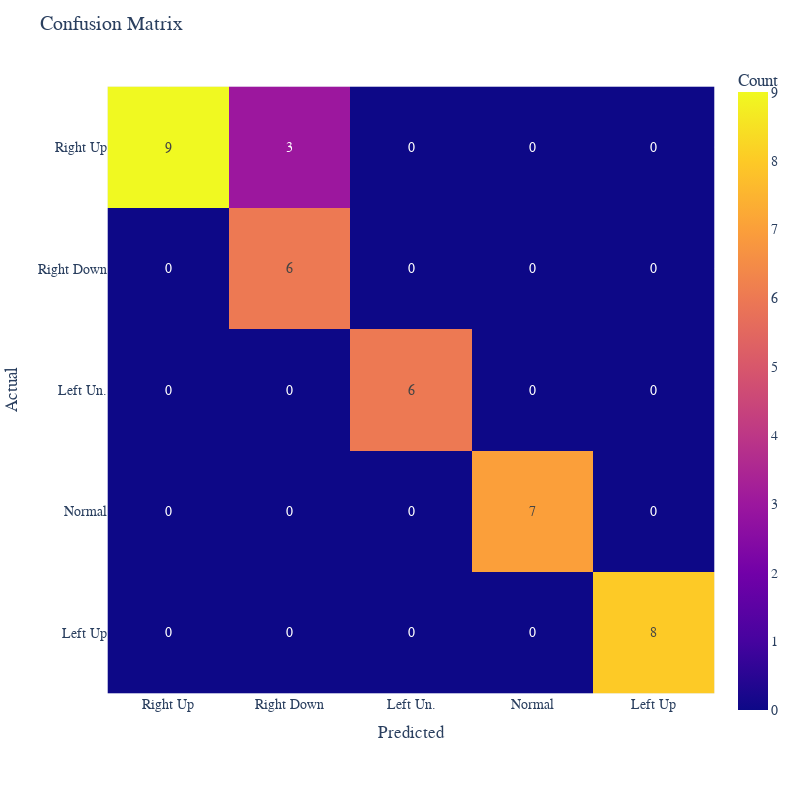

Source (notebook cell):
### Code cell
plot_cm(y_teste, predictions,'multirocket')

### Figure 1 — Plotly figure (JSON) as saved in the notebook; plotly's stock layout.template omitted (floating-point values rounded to 4 significant figures)
{"data": [{"coloraxis": "coloraxis", "hovertemplate": "Predicted: %{x}<br>Actual: %{y}<br>Count: %{z}<extra></extra>", "name": "0", "texttemplate": "%{z}", "type": "heatmap", "x": ["Right Up", "Right Down", "Left Un.", "Normal", "Left Up"], "xaxis": "x", "y": ["Right Up", "Right Down", "Left Un.", "Normal", "Left Up"], "yaxis": "y", "z": [[9, 3, 0, 0, 0], [0, 6, 0, 0, 0], [0, 0, 6, 0, 0], [0, 0, 0, 7, 0], [0, 0, 0, 0, 8]]}], "layout": {"coloraxis": {"colorbar": {"title": {"text": "Count"}}, "colorscale": [[0, "#0d0887"], [0.1111, "#46039f"], [0.2222, "#7201a8"], [0.3333, "#9c179e"], [0.4444, "#bd3786"], [0.5556, "#d8576b"], [0.6667, "#ed7953"], [0.7778, "#fb9f3a"], [0.8889, "#fdca26"], [1, "#f0f921"]]}, "font": {"family": "Courier New, monospace", "size": 14}, "height": 800, "margin": {"t": 60}, "title": {"text": "Confusion Matrix"}, "width": 800, "xaxis": {"anchor": "y", "constrain": "domain", "domain": [0, 1], "nticks": 5, "scaleanchor": "y", "title": {"text": "Predicted"}}, "yaxis": {"anchor": "x", "autorange": "reversed", "constrain": "domain", "domain": [0, 1], "nticks": 5, "title": {"text": "Actual"}}}}
